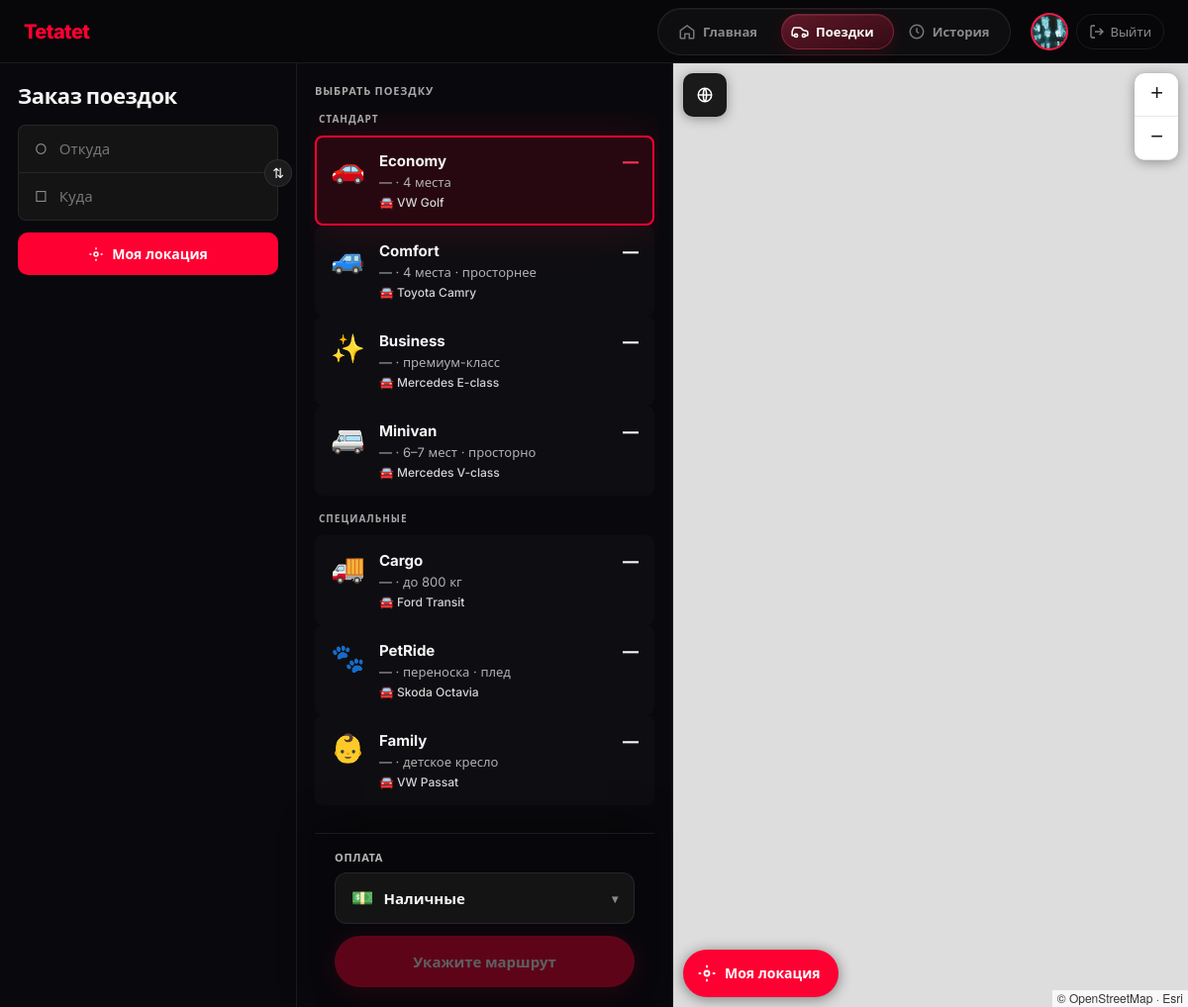
/order/ (signed in), run on the app's committed database.
### accounts/models.py (models this page shows, shortened)
class User(AbstractUser):
    phone = models.CharField(max_length=32, blank=True, verbose_name='Телефон')
    avatar = models.ImageField(
        upload_to=avatar_upload_path,
        blank=True,
        null=True,
        verbose_name='Фото профиля',
    )
    is_dispatcher = models.BooleanField(
        default=False,
        verbose_name='Диспетчер',
        help_text='Доступ к панели диспетчера',
    )
    passenger_rating = models.DecimalField(
        max_digits=3,
        decimal_places=2,
        default=4.92,
        verbose_name='Рейтинг пассажира',
    )
    preferred_language = models.CharField(
        max_length=5,
        default='ru',
        choices=[
            ('ru', 'Русский'),
            ('uk', 'Українська'),
            ('en', 'English'),
        ],
        verbose_name='Язык интерфейса',
    )
    class Meta:
        verbose_name = 'Пользователь'
        verbose_name_plural = 'Пользователи'
    @property
    def has_phone(self):
        return bool(self.phone and self.phone.strip())

### accounts/views.py (the view)
# urls.py: path('order/', order_page, name='order'),
@login_required
def order_page(request):
    user = request.user
    active = get_active_order(user)
    if active:
        return redirect('order_track', pk=active.pk)
    prefill_tariff = request.GET.get('tariff', 'economy')
    if prefill_tariff not in TARIFF_CATALOG:
        prefill_tariff = 'economy'
    prefill_to = request.GET.get('to', '').strip()[:255]
    prefill_from = request.GET.get('from', '').strip()[:255]
    lang = resolve_language(request)
    return render(request, 'order.html', {
        'needs_phone': not user.has_phone,
        'has_phone': user.has_phone,
        'user_phone': user.phone.strip() if user.phone else '',
        'prefill_tariff': prefill_tariff,
        'prefill_to': prefill_to,
        'prefill_from': prefill_from,
        'tariff_catalog': translated_tariff_catalog(lang),
        'standard_tariffs': STANDARD_TARIFFS,
        'special_tariffs': SPECIAL_TARIFFS,
        'payment_cards': user.payment_cards.all(),
        'default_card': user.payment_cards.filter(is_default=True).first(),
    })

### accounts/context_processors.py (called while the page is built)
def site_settings(request):
    lang = resolve_language(request)
    return {
        'GOOGLE_MAPS_API_KEY': getattr(settings, 'GOOGLE_MAPS_API_KEY', ''),
        'CURRENT_LANGUAGE': lang,
        'LANGUAGES': LANGUAGES,
        'TETATET_JS_I18N': json.dumps(js_translations(lang), ensure_ascii=False),
    }

### accounts/models.py (called while the page is built)
    @property
    def display_label(self):
        return f'{self.get_brand_display()} •••• {self.last4}'

### accounts/templatetags/site_i18n.py (called while the page is built)
@register.simple_tag(takes_context=True)
def t(context, key):
    request = context.get('request')
    lang = resolve_language(request) if request else 'ru'
    return translate(key, lang)

### taxi/order_flow.py (called while the page is built)
def get_active_order(user):
    if not user or not user.is_authenticated:
        return None
    return (
        Order.objects.filter(user=user, status__in=ACTIVE_ORDER_STATUSES)
        .order_by('-created_at')
        .first()
    )

### tetatet/i18n_helpers.py (called while the page is built)
def translated_tariff_catalog(lang: str) -> dict:
    catalog = {}
    for key, info in TARIFF_CATALOG.items():
        catalog[key] = {
            **info,
            'label': translate(f'tariff.{key}.label', lang),
            'display': translate(f'tariff.{key}.display', lang),
            'meta': translate(f'tariff.{key}.meta', lang),
            'desc': translate(f'tariff.{key}.desc', lang),
        }
    return catalog

### tetatet/translations.py (called while the page is built)
def translate(key: str, lang: str = 'ru') -> str:
    if lang not in LANGUAGE_CODES:
        lang = 'ru'
    entry = TRANSLATIONS.get(key)
    if not entry:
        return key
    return entry.get(lang) or entry.get('ru', key)

def resolve_language(request) -> str:
    lang = request.session.get('language')
    if not lang and getattr(request, 'user', None) and request.user.is_authenticated:
        lang = getattr(request.user, 'preferred_language', None)
    if lang not in LANGUAGE_CODES:
        lang = 'ru'
    return lang

def js_translations(lang: str) -> dict:
    return {key.replace('.', '_'): translate(key, lang) for key in TRANSLATIONS}

### templates/order.html (shortened to what this page needs)
{% extends 'base.html' %}
{% load static %}
{% load site_i18n %}
{% block body_class %}page-uber{% endblock %}
{% block extra_head %}
<link rel="stylesheet" href="https://unpkg.com/leaflet@1.9.4/dist/leaflet.css">
{% endblock %}
{% block layout %}
<div class="uber-app uber-app--wide-center" id="uberApp">
    <aside class="uber-panel uber-panel-left">
        <div class="uber-panel-scroll">
            <h2 class="uber-heading">{% t "order.heading" %}</h2>
            <div class="uber-field-group">
                <div class="uber-field uber-field-from" id="fieldFrom">
                    <span class="uber-field-icon">○</span>
                    <input id="from" type="text" placeholder="{% t 'order.from' %}" autocomplete="off" value="{{ prefill_from }}">
                </div>
                <div class="uber-field uber-field-to" id="fieldTo">
                    <span class="uber-field-icon">□</span>
                    <input id="to" type="text" placeholder="{% t 'order.to' %}" autocomplete="off" value="{{ prefill_to }}">
                </div>
                <button type="button" class="uber-swap" id="swapBtn" title="{% t 'order.swap' %}">⇅</button>
            </div>
            <button type="button" class="uber-locate-btn" id="panelLocateBtn" title="{% t 'order.my_location' %}">
                <svg width="16" height="16" viewBox="0 0 24 24" fill="none" stroke="currentColor" stroke-width="2.2" aria-hidden="true">
                    <circle cx="12" cy="12" r="3"/>
                    <path d="M12 2v3M12 19v3M2 12h3M19 12h3"/>
                </svg>
                {% t "order.my_location" %}
            </button>
        </div>
    </aside>
    <section class="uber-panel uber-panel-center" id="centerPanel">
        <h3 class="uber-subheading">{% t "order.choose_ride" %}</h3>
        <div class="uber-rides-scroll" id="ridesList">
            <div class="uber-rides-group">
                <div class="uber-rides-label">{% t "order.standard" %}</div>
                {% for key, info in tariff_catalog.items %}
                {% if info.category == 'standard' %}
                <div class="uber-ride{% if key == prefill_tariff %} selected{% endif %}" data-tariff="{{ key }}">
                    <div class="uber-ride-icon">{{ info.icon }}</div>
                    <div class="uber-ride-info">
                        <div class="uber-ride-name">{{ info.display }}</div>
                        <div class="uber-ride-meta"><span class="eta-slot" data-tariff="{{ key }}">{% t "common.dash" %}</span> · {{ info.meta }}</div>
                        <div class="uber-ride-car">🚘 {{ info.example_car }}</div>
                    </div>
                    <div class="uber-ride-price price-slot" id="price-{{ key }}">{% t "common.dash" %}</div>
                </div>
                {% endif %}
                {% endfor %}
            </div>
            <div class="uber-rides-group">
                <div class="uber-rides-label">{% t "order.special" %}</div>
                {% for key, info in tariff_catalog.items %}
                {% if info.category == 'special' %}
                <div class="uber-ride{% if key == prefill_tariff %} selected{% endif %}" data-tariff="{{ key }}">
                    <div class="uber-ride-icon">{{ info.icon }}</div>
                    <div class="uber-ride-info">
                        <div class="uber-ride-name">{{ info.display }}</div>
                        <div class="uber-ride-meta"><span class="eta-slot" data-tariff="{{ key }}">{% t "common.dash" %}</span> · {{ info.meta }}</div>
                        <div class="uber-ride-car">🚘 {{ info.example_car }}</div>
                    </div>
                    <div class="uber-ride-price price-slot" id="price-{{ key }}">{% t "common.dash" %}</div>
                </div>
                {% endif %}
                {% endfor %}
            </div>
        </div>
        <div class="uber-footer uber-footer-center">
            <div class="payment-picker" id="paymentPicker">
                <div class="payment-picker-label">{% t "order.payment" %}</div>
                <div class="pay-select" id="paySelect">
                    <button type="button" class="pay-select-btn" id="paySelectBtn" aria-expanded="false" aria-haspopup="listbox">
                        <span class="pay-select-icon" id="paySelectIcon">💵</span>
                        <span class="pay-select-text" id="paySelectText">{% t "order.cash" %}</span>
                        <span class="pay-select-chevron" aria-hidden="true">▾</span>
                    </button>
                </div>
            </div>
            <button type="button" class="btn btn-uber-order" id="submitBtn" disabled>{% t "order.specify_route" %}</button>
        </div>
    </section>
    <div class="uber-map-wrap">
        <div id="rideMap"></div>
    </div>
</div>
{% endblock %}

### templates/base.html (shortened to what this page needs)
{% load static %}
{% load site_i18n %}
<!DOCTYPE html>
<html lang="{{ CURRENT_LANGUAGE }}">
<head>
    <link rel="stylesheet" href="{% static 'css/style.css' %}?v=45">
    {% block extra_head %}{% endblock %}
</head>
<body class="{% block body_class %}{% endblock %}">
<header class="header {% block header_class %}{% endblock %}">
    <div class="header-inner">
        {% if user.is_authenticated %}
        <a href="{% url 'home' %}" class="brand">Tetatet</a>
        {% else %}
        <a href="{% url 'landing' %}" class="brand">Tetatet</a>
        {% endif %}
        {% if user.is_authenticated %}
        <nav class="header-nav header-nav--dock" data-header-nav aria-label="{% t 'nav.main' %}">
            <div class="header-nav-track">
                <span class="header-nav-glider" aria-hidden="true"></span>
                <a href="{% url 'home' %}" class="header-nav-item{% if request.path == '/home/' or request.path == '/' and user.is_authenticated %} is-active{% endif %}">
                    <svg class="header-nav-icon" width="18" height="18" viewBox="0 0 24 24" fill="none" stroke="currentColor" stroke-width="2" aria-hidden="true">
                        <path d="M3 10.5L12 4l9 6.5V20a1 1 0 0 1-1 1h-5v-6H9v6H4a1 1 0 0 1-1-1v-9.5z"/>
                    </svg>
                    <span class="header-nav-label">{% t "nav.home" %}</span>
                </a>
                <a href="{% url 'order' %}" class="header-nav-item{% if request.path == '/order/' %} is-active{% endif %}">
                    <span class="header-nav-label">{% t "nav.orders" %}</span>
                </a>
                <a href="{% url 'order_history' %}" class="header-nav-item{% if request.path == '/orders/' or request.path|slice:':8' == '/orders/' %} is-active{% endif %}">
                    <svg class="header-nav-icon" width="18" height="18" viewBox="0 0 24 24" fill="none" stroke="currentColor" stroke-width="2" aria-hidden="true">
                        <circle cx="12" cy="12" r="9"/>
                        <path d="M12 7v5l3 2"/>
                    </svg>
                    <span class="header-nav-label">{% t "nav.history" %}</span>
                </a>
            </div>
        </nav>
        <div class="header-user">
            <a href="{% url 'profile' %}" class="user-avatar{% if request.path|slice:':9' == '/profile/' %} is-active{% endif %}" title="{% t 'nav.profile' %}">
                {% if user.avatar %}
                <img src="{{ user.avatar.url }}" alt="" class="user-avatar-img">
                {% else %}
                {{ user.first_name|first|upper }}{{ user.last_name|first|upper }}
                {% endif %}
            </a>
            <a href="{% url 'logout' %}" class="btn-logout" title="{% t 'nav.logout' %}">
                <svg width="16" height="16" viewBox="0 0 24 24" fill="none" stroke="currentColor" stroke-width="2" aria-hidden="true">
                    <path d="M9 21H5a2 2 0 0 1-2-2V5a2 2 0 0 1 2-2h4"/>
                    <polyline points="16 17 21 12 16 7"/>
                    <line x1="21" y1="12" x2="9" y2="12"/>
                </svg>
                <span class="btn-logout-text">{% t "nav.logout" %}</span>
            </a>
        </div>
        {% endif %}
    </div>
</header>
{% block layout %}{% endblock %}
</body>
</html>

### data on the page
User: preferred_language "Главная", preferred_language "Поездки", preferred_language "История", avatar (picture), preferred_language "Выйти", preferred_language "Заказ поездок", preferred_language "Моя локация", preferred_language "ВЫБРАТЬ ПОЕЗДКУ", preferred_language "СТАНДАРТ", preferred_language "—" "—" "—" "—", preferred_language "—" "—" "—" "—", preferred_language "СПЕЦИАЛЬНЫЕ", preferred_language "—" "—" "—", preferred_language "—" "—" "—", preferred_language "ОПЛАТА", preferred_language "Укажите маршрут"

### other printed values
{{ info.icon }} "🚗" "🚙" "✨" "🚐"
{{ info.display }} "Economy" "Comfort" "Business" "Minivan"
{{ info.meta }} "4 места" "4 места · просторнее" "премиум-класс" "6–7 мест · просторно"
{{ info.example_car }} "VW Golf" "Toyota Camry" "Mercedes E-class" "Mercedes V-class"
{{ info.icon }} "🚚" "🐾" "👶"
{{ info.display }} "Cargo" "PetRide" "Family"
{{ info.meta }} "до 800 кг" "переноска · плед" "детское кресло"
{{ info.example_car }} "Ford Transit" "Skoda Octavia" "VW Passat"
